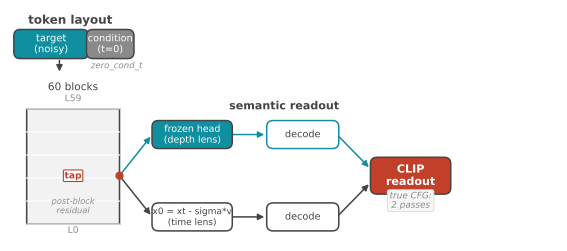

Generate this figure with Python:
"""Fig 2: method / anatomy diagram. Token layout -> 60-block stack with a
post-block capture tap -> two lens branches (depth lens: frozen head;
time lens: x0 decode) -> decode-then-CLIP readout. On-figure labels kept
short; full explanation lives in the caption."""
import matplotlib
matplotlib.use("Agg")
import matplotlib.pyplot as plt
from matplotlib.patches import FancyBboxPatch, FancyArrowPatch, Rectangle
from matplotlib.path import Path
import matplotlib.patches as mpatches

RED = "#C2402A"
TEAL = "#0F8FA0"
GRAY_D = "#444444"
GRAY_M = "#8A8A8A"
GRAY_L = "#DDDDDD"

ROOT = "/home/ubuntu/chengyanli/image-edit-lens"

fig, ax = plt.subplots(figsize=(7.05, 3.0))
ax.set_xlim(0, 100)
ax.set_ylim(0, 42)
ax.axis("off")


def box(x, y, w, h, text, fc="white", ec=GRAY_D, tcolor=GRAY_D, fs=7.6, lw=1.1, bold=False):
    p = FancyBboxPatch((x, y), w, h, boxstyle="round,pad=0.35,rounding_size=1.2",
                        linewidth=lw, edgecolor=ec, facecolor=fc, zorder=3)
    ax.add_patch(p)
    ax.text(x + w / 2, y + h / 2, text, ha="center", va="center", fontsize=fs,
            color=tcolor, zorder=4, fontweight="bold" if bold else "normal")
    return p


def arrow(xy0, xy1, color=GRAY_D, lw=1.1, style="-|>", ls="-"):
    a = FancyArrowPatch(xy0, xy1, arrowstyle=style, mutation_scale=9,
                         color=color, linewidth=lw, linestyle=ls, zorder=2, clip_on=False)
    ax.add_patch(a)


# ---- 1. token layout (top strip) ----
ax.text(11, 39.5, "token layout", fontsize=8.6, ha="center", color=GRAY_D, fontweight="bold")
box(1, 33.5, 13, 4.6, "target\n(noisy)", fc=TEAL, tcolor="white", fs=7.2)
box(14.3, 33.5, 8, 4.6, "condition\n(t=0)", fc=GRAY_M, tcolor="white", fs=7.0)
ax.text(19.5, 31.4, "zero_cond_t", fontsize=6.2, color=GRAY_M, ha="center", style="italic")

arrow((9, 33.3), (9, 30.3), color=GRAY_D)

# ---- 2. block stack ----
stack_x, stack_w = 3, 17
stack_y0, stack_h = 3, 21
ax.add_patch(Rectangle((stack_x, stack_y0), stack_w, stack_h, facecolor="#F2F2F2",
                        edgecolor=GRAY_D, linewidth=1.1, zorder=1))
n_ticks = 6
for i in range(n_ticks):
    yy = stack_y0 + stack_h * i / (n_ticks - 1)
    ax.plot([stack_x, stack_x + stack_w], [yy, yy], color="white", linewidth=0.8, zorder=1.5)
ax.text(stack_x + stack_w / 2, stack_y0 + stack_h + 3.4, "60 blocks", fontsize=7.6,
        color=GRAY_D, ha="center")
ax.text(stack_x + stack_w / 2, stack_y0 - 1.6, "L0", fontsize=6.6, color=GRAY_M, ha="center")
ax.text(stack_x + stack_w / 2, stack_y0 + stack_h + 1.4, "L59", fontsize=6.6, color=GRAY_M, ha="center")

# tap point at a representative mid layer
tap_y = stack_y0 + stack_h * 0.42
ax.plot([stack_x + stack_w], [tap_y], marker="o", color=RED, markersize=5, zorder=5)
ax.text(stack_x + stack_w / 2, tap_y, "tap", fontsize=6.6, color=RED, ha="center", va="center",
        fontweight="bold", zorder=5,
        bbox=dict(boxstyle="round,pad=0.12", facecolor="white", edgecolor=RED, linewidth=0.8))
ax.text(stack_x + stack_w / 2, stack_y0 + 2.0, "post-block\nresidual", fontsize=6.0,
        color=GRAY_M, ha="center", style="italic")

# ---- 3. two lens branches ----
branch_x0 = stack_x + stack_w
depth_y = tap_y + 7.5
time_y = tap_y - 7.5

arrow((branch_x0, tap_y), (branch_x0 + 6, depth_y), color=TEAL)
arrow((branch_x0, tap_y), (branch_x0 + 6, time_y), color=GRAY_D)

box(branch_x0 + 6.3, depth_y - 2.2, 14, 4.4, "frozen head\n(depth lens)", fc=TEAL, tcolor="white", fs=6.8)
box(branch_x0 + 6.3, time_y - 2.2, 14, 4.4, "x0 = xt - sigma*v\n(time lens)", fc="white",
    ec=GRAY_D, tcolor=GRAY_D, fs=6.5)

arrow((branch_x0 + 20.3, depth_y), (branch_x0 + 27, depth_y), color=TEAL)
arrow((branch_x0 + 20.3, time_y), (branch_x0 + 27, time_y), color=GRAY_D)

decode_x = branch_x0 + 27.3
box(decode_x, depth_y - 2.2, 12.5, 4.4, "decode", fc="white", ec=TEAL, tcolor=GRAY_D, fs=7.0)
box(decode_x, time_y - 2.2, 12.5, 4.4, "decode", fc="white", ec=GRAY_D, tcolor=GRAY_D, fs=7.0)

arrow((decode_x + 12.5, depth_y), (decode_x + 12.5 + 6.2, (depth_y + time_y) / 2 + 1.2), color=TEAL)
arrow((decode_x + 12.5, time_y), (decode_x + 12.5 + 6.2, (depth_y + time_y) / 2 - 1.2), color=GRAY_D)

readout_x = decode_x + 12.5 + 6.5
box(readout_x, (depth_y + time_y) / 2 - 3.0, 14, 6.0, "CLIP\nreadout", fc=RED, tcolor="white", fs=8.0, bold=True)

ax.text((branch_x0 + readout_x) / 2 + 7, depth_y + 4.6, "semantic readout", fontsize=8.0,
        color=GRAY_D, ha="center", fontweight="bold")

# ---- 4. CFG note (bottom-right small annotation) ----
ax.text(readout_x + 7, 6.0, "true CFG:\n2 passes", fontsize=6.4, color=GRAY_M,
        ha="center", style="italic",
        bbox=dict(boxstyle="round,pad=0.25", facecolor="#F7F7F7", edgecolor=GRAY_L, linewidth=0.7))

fig.savefig(f"{ROOT}/paper/figs/fig2_method.pdf", bbox_inches="tight")
print("wrote fig2_method.pdf")
